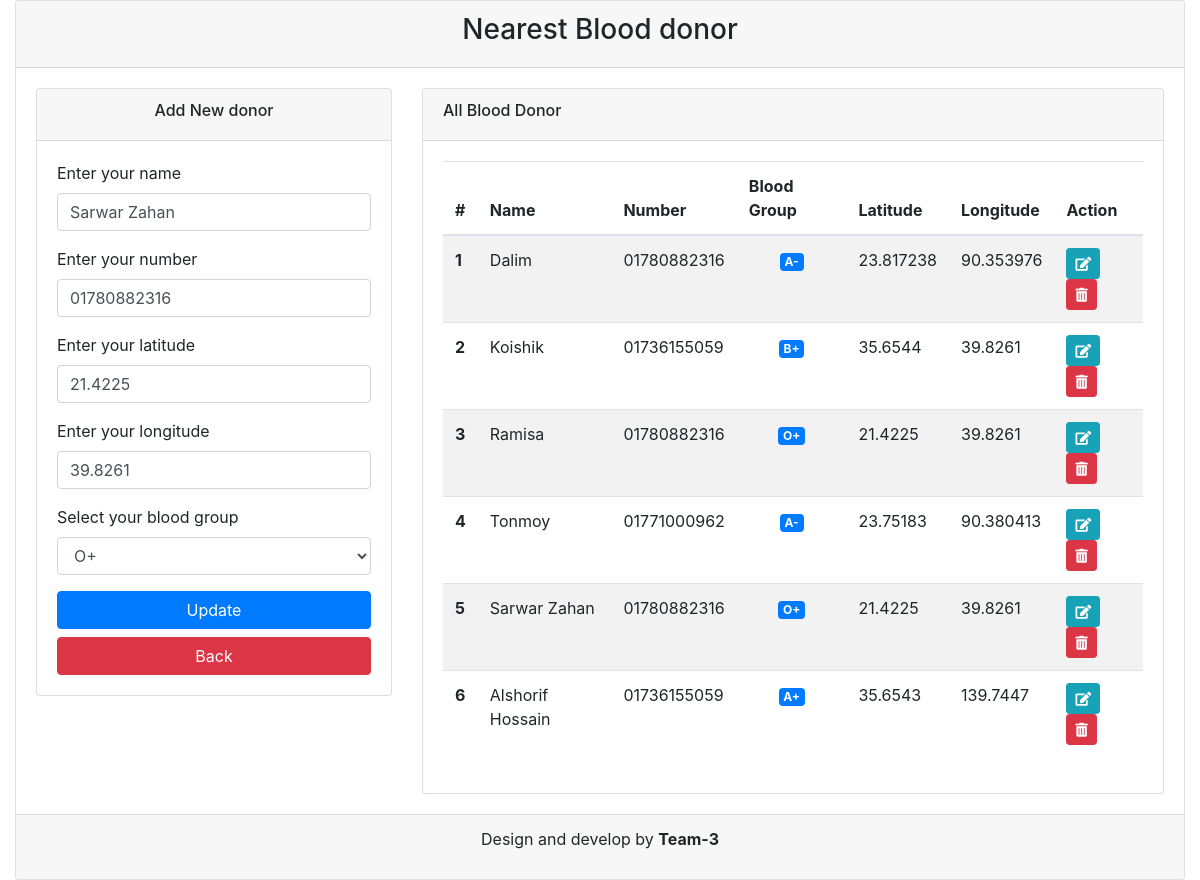
/donner-list.php?action=edit&eid=2, run on the app's committed database.
### tables this page shows
CREATE TABLE `location` (
  `location_id` int(11) NOT NULL,
  `donor_id` int(11) NOT NULL,
  `latitude` double NOT NULL,
  `longitude` double NOT NULL
);

CREATE TABLE `donor` (
  `donor_id` int(11) NOT NULL,
  `donor_name` varchar(50) NOT NULL,
  `donor_number` varchar(55) NOT NULL,
  `donor_blood_group` varchar(25) NOT NULL
);

### donner-list.php (the view, shortened to what this page needs)
<?php include 'inc/header.php'; ?>
<?php
		$edonor_name         = '';
		$edonor_number       = '';
		$elatitude           = '';
		$elongitude          = '';
		$edonor_blood_group  = '';
    if( isset( $_GET['action'] ) && $_GET['action'] === 'edit'  ){
    	$id = mysqli_real_escape_string( $conn , $_GET[ 'eid' ] );
    	$edit_sql = "SELECT * FROM donor
				INNER JOIN location
				ON donor.donor_id = location.donor_id
				WHERE donor.donor_id = '$id'";
		$all_donor = $conn->query( $edit_sql );
		if( $all_donor ){
			foreach ( $all_donor as $donor ){
				$edonor_name         = $donor['donor_name'];
				$edonor_number       = $donor['donor_number'];
				$elatitude           = $donor['latitude'];
				$elongitude          = $donor['longitude'];
				$edonor_blood_group  = $donor['donor_blood_group'];
			}
		}
    }
?>
    	<div class="card">
    		<div class="card-header">
    			<h3 class="text-center">Nearest Blood donor</h3>
    		</div>
    		<div class="card-body">
    			<div class="row">
    				<div class="col-md-4">
    					<div class="card">
	    					<div class="card-header">
				    			<h6 class="text-center">Add New donor</h6>
				    		</div>
				    		<div class="card-body">
				    			<form action="<?php echo $_SERVER['REQUEST_URI']; ?>" method="post">
								  <div class="mb-3">
								    <label class="form-label">Enter your name</label>
								    <input type="text" name="donor_name" value="<?php echo $edonor_name ? $edonor_name : '';  ?>" class="form-control">
								  </div>
								  <div class="mb-3">
								    <label class="form-label">Enter your number</label>
								    <input type="text" name="donor_number" value="<?php echo $edonor_number ? $edonor_number : '';  ?>"  class="form-control">
								  </div>
								  <div class="mb-3">
								    <label class="form-label">Enter your latitude</label>
								    <input type="text" name="latitude" value="<?php echo $elatitude ? $elatitude : '';  ?>" class="form-control">
								  </div>
								  <div class="mb-3">
								    <label class="form-label">Enter your longitude</label>
								    <input type="text" name="longitude" value="<?php echo $elongitude ? $elongitude : '';  ?>"  class="form-control">
								  </div>
								  <div class="mb-3">
								    <label  class="form-label">Select your blood group </label>
								    <select name="donor_blood_group" class="form-control">
								    	<option <?php echo $edonor_blood_group =="O+" ? "selected" : '';  ?> value="O+">O+</option>
								    </select>
								  </div>
								  <?php if( isset( $_GET['action'] ) && $_GET['action'] === 'edit'  ){?>
								  	<button type="submit" class="btn btn-primary btn-block">Update</button>
								  <?php }else{?>
								  	<input type="hidden" name="new_submit">
								  	<button type="submit" class="btn btn-primary btn-block">Save</button>
								  <?php } ?>
								</form>
								<?php if( isset( $_GET['action'] ) && $_GET['action'] === 'edit'  ){?>
									<a href="donner-list.php" class="btn btn-danger btn-block mt-2" >Back</a>
								<?php }else{?>
									<a href="index.php" class="btn btn-danger btn-block mt-2" >Back</a>
								<?php } ?>
				    		</div>
			    		</div>
    				</div>
    				<div class="col-md-8">
    					<div class="card">
    						<div class="card-header">
    							<h6>All Blood Donor</h6>
    						</div>
    						<div class="card-body">
    							<table class="table table-striped">
								  <thead>
								    <tr>
								      <th scope="col">#</th>
								      <th scope="col">Name</th>
								      <th scope="col">Number</th>
								      <th scope="col">Blood Group</th>
								      <th scope="col">Latitude</th>
									  <th scope="col">Longitude</th>
								      <th scope="col">Action</th>
								    </tr>
								  </thead>
								  <tbody>
								  	<?php
								  		$sql = "SELECT * FROM donor
								  				INNER JOIN location
								  				ON donor.donor_id = location.donor_id
								  				ORDER BY donor.donor_id DESC;";
								  		$all_donor = $conn->query( $sql );
								  		if( $all_donor ){
								  			$i = 0;
								  			foreach ( $all_donor as $donor ){
								  				$i++;
								  	 ?>
									    <tr>
									      <th><?php echo $i; ?></th>
									      <td><?php echo $donor['donor_name'];?></td>
									      <td><?php echo $donor['donor_number'];?></td>
									      <td style="text-align: center;" ><strong class="badge badge-primary"><?php echo $donor['donor_blood_group'];?></strong></td>
									      <td><?php echo $donor['latitude'];?></td>
										  <td><?php echo $donor['longitude'];?></td>
									      <td>
									      	<a href="?action=edit&eid=<?php echo $donor['donor_id'];?>" class="btn btn-info btn-sm" title="Edit"><i class="fas fa-edit"></i></a>
									      	<a href="?action=delete&id=<?php echo $donor['donor_id'];?>" class="btn btn-danger btn-sm" title="Delete"><i class="fas fa-trash-alt"></i></a>
									      </td>
									    </tr>
									<?php } } ?>
								  </tbody>
								</table>
    						</div>
    					</div>
    				</div>
    			</div>
    		</div>
    		<div class="card-footer">
    			<p class="text-center" >Design and develop by <strong>Team-3</strong></p>
    		</div>
    	</div>
<?php include 'inc/footer.php'; ?>

### assets/style.css (style rules this page uses)
* { margin:0px; padding:0px; }
a { text-decoration:none; }
body { transition:all 0.5s ease; }

### data on the page
location: donor_name "Sarwar Zahan", donor_number "01780882316", latitude "21.4225", longitude "39.8261", donor.donor_name "Sarwar Zahan", donor.donor_number "01780882316", donor.donor_blood_group "O+"
donor: donor_blood_group "O+"
location: donor.donor_name "Dalim", donor.donor_number "01780882316", donor.donor_blood_group "A-", latitude "23.817238", longitude "90.353976"
location: donor.donor_name "Koishik", donor.donor_number "01736155059", donor.donor_blood_group "B+", latitude "35.6544", longitude "39.8261"
location: donor.donor_name "Ramisa", donor.donor_number "01780882316", donor.donor_blood_group "O+", latitude "21.4225", longitude "39.8261"
location: donor.donor_name "Tonmoy", donor.donor_number "01771000962", donor.donor_blood_group "A-", latitude "23.75183", longitude "90.380413"
location: donor.donor_name "Alshorif Hossain", donor.donor_number "01736155059", donor.donor_blood_group "A+", latitude "35.6543", longitude "139.7447"
